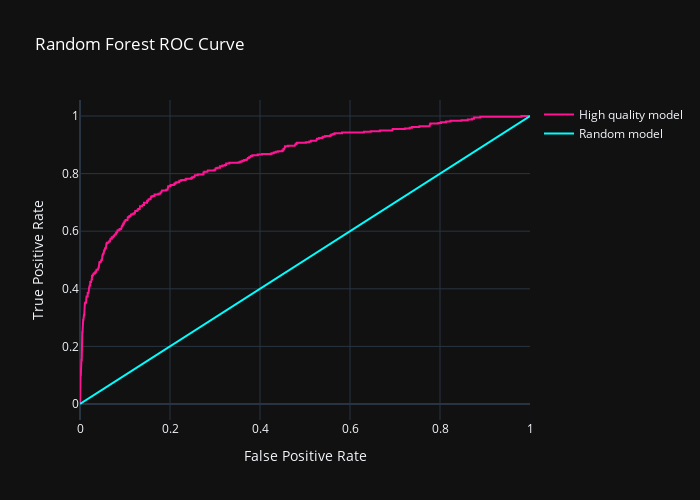

Notebook code for this chart:
### Code cell
# Plot ROC curve
plot_roc_curve(model, rf_features_train, rf_target_train, rf_features_valid, 'Random Forest')

### Figure 1 — Plotly figure (JSON) as saved in the notebook; plotly's stock layout.template omitted (floating-point values rounded to 4 significant figures; data arrays with more than 128 entries replaced by an {"elided": "..."} marker saying what was removed)
{"data": [{"line": {"color": "deeppink"}, "mode": "lines", "name": "High quality model", "type": "scatter", "x": {"elided": "434 float values"}, "y": {"elided": "434 float values"}}, {"line": {"color": "aqua"}, "mode": "lines", "name": "Random model", "type": "scatter", "x": [0, 1], "y": [0, 1]}], "layout": {"height": 500, "title": {"font": {"color": "white"}, "text": "Random Forest ROC Curve"}, "width": 700, "xaxis": {"title": {"text": "False Positive Rate"}}, "yaxis": {"title": {"text": "True Positive Rate"}}}}
